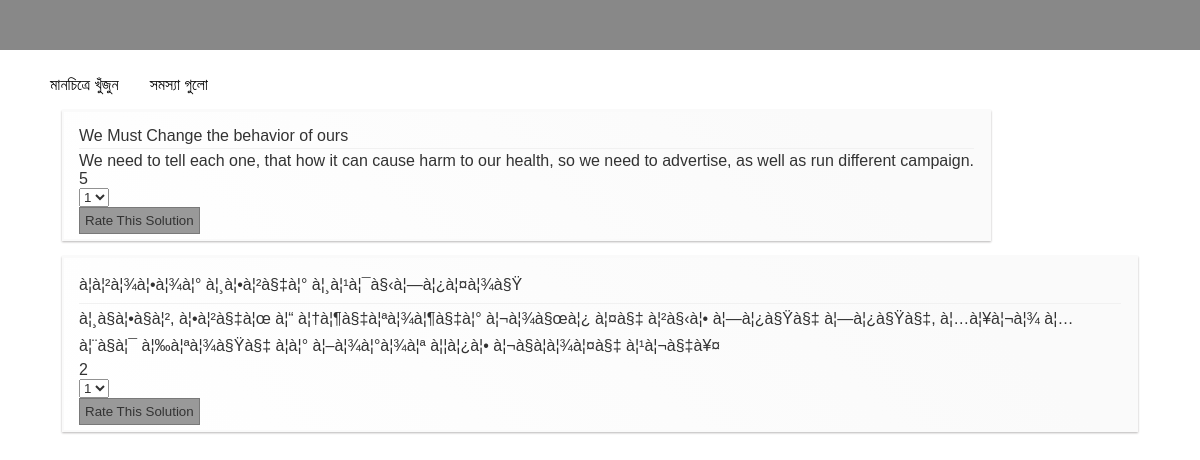
The app's page /rateSol.php?id=1 with its own data.
### tables this page shows
CREATE TABLE `solutions` (
  `id` int(11) NOT NULL AUTO_INCREMENT,
  `name` varchar(255) NOT NULL,
  `uploader_id` varchar(50) NOT NULL,
  `uploader_name` varchar(255) NOT NULL,
  `email` varchar(100) NOT NULL,
  `description` varchar(255) DEFAULT NULL,
  `rating` int(11) DEFAULT NULL,
  `filename` varchar(100) NOT NULL,
  `entry_date` datetime NOT NULL,
  `stars` int(11) DEFAULT NULL,
  `like_count` int(11) unsigned zerofill NOT NULL,
  `last_liked` datetime NOT NULL,
  `status` varchar(20) NOT NULL,
  `problem_id` int(11) NOT NULL,
  `cost` int(11) DEFAULT NULL,
  `man_power` int(11) DEFAULT NULL,
  `duration` int(11) DEFAULT NULL,
  PRIMARY KEY (`id`)
);

### DataAccess.php (called while the page is built, shortened)
<?php
    class DataAccess
    {
        private $servername;
        private $username;
        private $password;
        private $queryCount;
        private $lastResultset;
        function __construct($configName)
        {
            $this->queryCount = 0;
            $this->servername = "localhost" ;
            $this->username = "root";
            $this->password = "" ;
            $this->databasename = "hackathon_peer";
        }
        private function connect()
        {
            $this->connection = mysql_connect($this->servername, $this->username, $this->password);
            return;
        }
    public function getResultSet($sql)
        {
            if($this->lastResultset = mysql_query($sql))
            {
                $this->queryCount++;
            }
            else
            {
                echo 'Error querying database. '. mysql_error();
            }
            return $this->lastResultset;
        }
    }
?>

### includes/functions.php (called while the page is built, shortened)
<?php
    require_once("DataAccess.php");
    function getItems($limit,$table,$problemID){
        $data = new DataAccess('photo');
        $sql = "SELECT * FROM $table ORDER BY RATING DESC LIMIT $limit";
        if($problemID!=null){
            $sql = "SELECT * FROM $table WHERE problem_id=$problemID ORDER BY RATING DESC LIMIT $limit";
        }
        $resultset = $data->getResultSet($sql);
        if($resultset){
            return $resultset;
        }else{
            return mysql_error();
        }
    }
?>

### rateSol.php (the view, shortened to what this page needs)
<?php require_once('DataAccess.php');
    require_once('includes/functions.php');
    $pid=$_GET['id'];
?>
<html>
    <head>
    <link href="stylesheets/style.css" rel="stylesheet" type="text/css" />
    </head>
    <body>
    <div id="container" style="background: white;">
    <div id="topbar" style="width: 100%;">
                    <ul>
                                 <a  style="color: black;" href="index.php"><li> মানচিত্রে খুঁজুন</li></a>&nbsp;&nbsp;&nbsp;&nbsp;&nbsp;&nbsp;
                        <a style="color: black;" href="problem-list.php"><li> সমস্যা গুলো</li></a>
                    </ul>
                </div>
        <div id="wrapper" >
        <div id="coloumns" >
        <?php
            $result=getItems(10,"solutions",$pid);
            while($row=mysql_fetch_array($result)){
            ?>
            <div class="pin">
                <div class="problemName"><?php echo $row['name']; ?></div>
                <div class="problemDesc"><?php echo $row['description']; ?></div>
                <div class="problemRating"><?php echo $row['rating']; ?></div>
                <select id="stars_<?php echo $row['id']; ?>" name="stars">
                    <option value="1">1</option>
                </select> <br/>
                <button id="rate" onclick="rateIt('<?php echo $row['id']; ?>')">Rate This Solution</button>
            </div>
        <?php
            }
        ?>
        </div>
        </div>
    </div>
    </body>
</html>

### stylesheets/style.css (style rules this page uses)
body { margin: 0px; padding: 0px; background-color: #888888; font-family: sans-serif; }
#container { background-color: #888888; width: 100%; height: 100%; }
button { cursor: pointer; padding: 5px; background: gray; color:black; border: 1px solid #585858; }
.problemName { padding-bottom:3px; margin-bottom:3px; border-bottom: 1px solid #eee; }
#topbar { padding-top: 10px; padding-left: 10px; float: left; width: 30%; }
#topbar li { list-style: decimal; display: inline; }
#topbar a { text-decoration: none; color: white; }

### rateSol.php (style rules this page uses)
#wrapper { width: 90%; max-width: 1366px; min-width: 800px; margin: 50px auto; }
.pin { display: inline-block; background: #FEFEFE; border: 2px solid #FAFAFA; box-shadow: 0 1px 2px rgba(34, 25, 25, 0.4); margin: 0 2px 15px; -webkit-column-break-inside: avoid; -moz-column-break-inside: avoid; column-break-inside: avoid; padding: 15px; padding-bottom: 5px; background: -webkit-linear-gradient(45deg, #FFF, #F9F9F9); opacity: 0.8; -webkit-transition: all .5s ease; -moz-transition: all .5s ease; -o-transition: all .5s ease; transition: all .5s ease; }

### records on screen
solutions: name "We Must Change the behavior of ours", description "We need to tell each one, that how it can cause harm to our health, so we need to advertise, as well as run different campaign.", rating "5", stars "1"
solutions: name "à¦à¦²à¦¾à¦•à¦¾à¦° à¦¸à¦•à¦²à§‡à¦° à¦¸à¦¹à¦¯à§‹à¦—à¦¿à¦¤à¦¾à§Ÿ", description "à¦¸à§à¦•à§à¦², à¦•à¦²à§‡à¦œ à¦“ à¦†à¦¶à§‡à¦ªà¦¾à¦¶à§‡à¦° à¦¬à¦¾à§œà¦¿ à¦¤à§‡ à¦²à§‹à¦• à¦—à¦¿à§Ÿà§‡ à¦—à¦¿à§Ÿà§‡, à¦…à¦¥à¦¬à¦¾ à¦…à¦¨à§à¦¯ à¦‰à¦ªà¦¾à§Ÿà§‡ à¦à¦° à¦–à¦¾à¦°à¦¾à¦ª à¦¦à¦¿à¦• à¦¬à§à¦à¦¾à¦¤à§‡ à¦¹à¦¬à§‡à¥¤", rating "2", stars "1"
